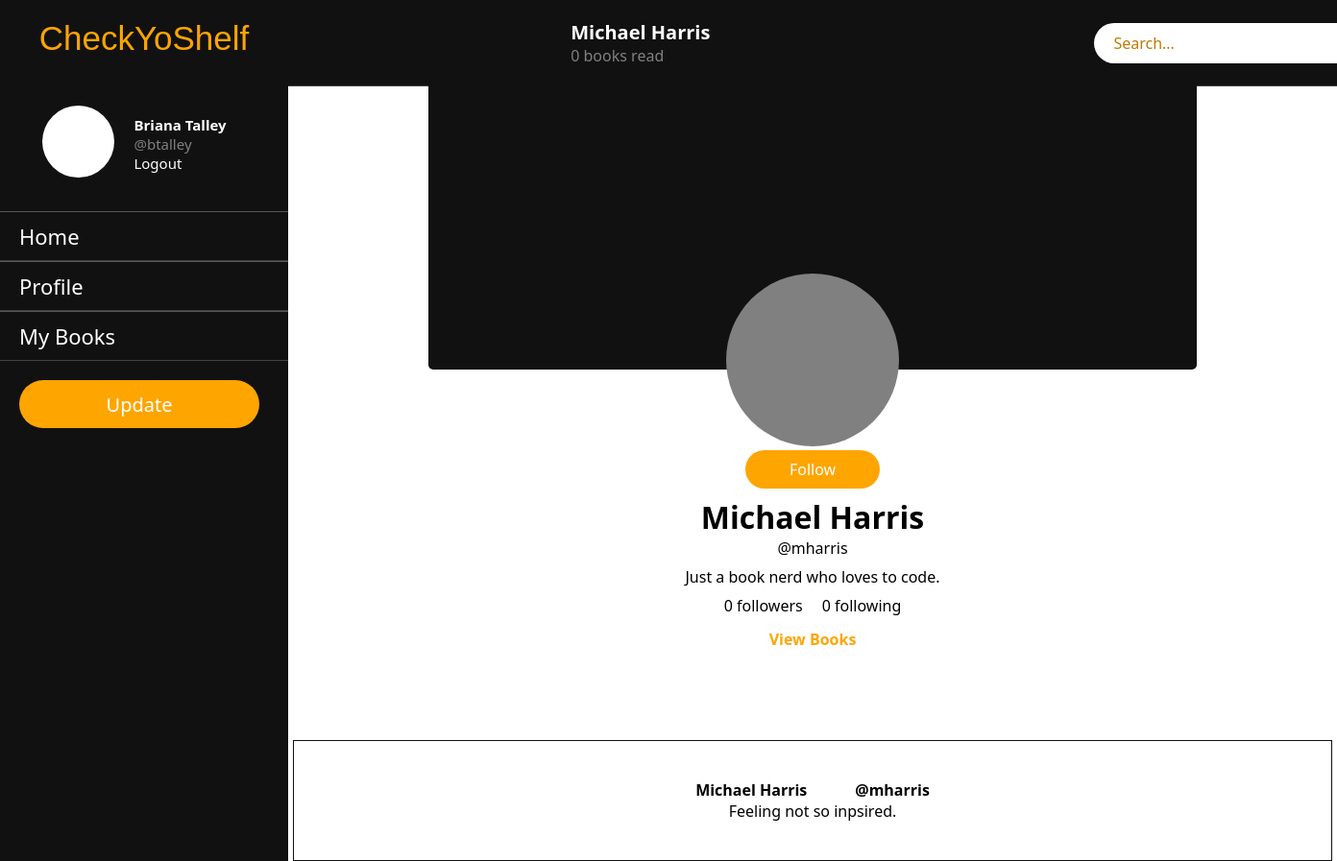
Page /mharris/ (signed in) on the committed database.
### app/models.py (models this page shows, shortened)
class Profile(models.Model):
    user = models.OneToOneField(User, on_delete=models.CASCADE, primary_key=True)
    name = models.CharField(max_length=200)
    bio = models.TextField(blank=True)
    followers = []
    following = []

class Post(models.Model):
    profile = models.ForeignKey(
        Profile, on_delete=models.CASCADE, null=True, blank=True
    )
    text = models.TextField()
    date = models.DateField(null=True, blank=True)
    likes = 0
    times_shared = 0

### app/views.py (the view)
# urls.py: path("<str:username>/", profile_view, name="profile"),
@login_required(login_url="login")
def profile_view(request, username):
    context = {}
    current_user = request.user
    my_profile = Profile.objects.get(user=current_user)
    try:
        user = User.objects.get(username=username)
        profile = Profile.objects.get(user=user)
        posts = Post.objects.filter(profile=profile)
        bookshelf = Bookshelf.objects.get(profile=profile, name="Read")
        read_books = bookshelf.books.all()
        books_read = read_books.count()
        follower_count = len(profile.followers)
        following_count = len(profile.following)
    except:
        user = None
        profile = None
        posts = None
        bookshelf = None
        read_books = None
        books_read = 0
        follower_count = 0
        following_count = 0
    result = ""
    if books_read == 1:
        result = f"{books_read} book read"
    else:
        result = f"{books_read} books read"
    context["current_user"] = current_user
    context["my_profile"] = my_profile
    context["user"] = user
    context["profile"] = profile
    context["result"] = result
    context["follower_count"] = follower_count
    context["following_count"] = following_count
    context["posts"] = posts
    return render(request, "profile.html", context)

### app/templates/profile.html (shortened to what this page needs)
{% extends "base.html" %}  {% block content %}
<div class="profile-nav">
  <div class="info">
    <div class="name">
      <p>{{ profile.name }}</p>
    </div>
    <div class="books-read">
      <p>{{ result }}</p>
    </div>
  </div>
  <div class="corner-search-bar">
    <input type="text" placeholder="Search..." />
  </div>
</div>
<div class="profile-card">
  <div class="photos">
    <span class="cover-photo"></span>
    <span class="profile-photo"></span>
  </div>
  <div class="details-container">
    <ul>
      <li>
        <div class="profile-btn">
          {% if current_user != user %}
          <a href="">Follow</a>
          {% else %}
          <a href="{% url "edit_profile" %}">Edit Profile</a>
          {% endif %}
        </div>
      </li>
      <li>
        <div class="user-details">
          <h1 class="name">{{ profile.name }}</h1>
          <p class="username">@{{ profile.user }}</p>
        </div>
      </li>
      <li>
        <div class="bio">
          <p>{{ profile.bio }}</p>
        </div>
      </li>
      <li>
        <div class="followers">
          <p>{{ follower_count }} followers</p>
          <p>{{ following_count }} following</p>
        </div>
      </li>
      <li>
        <div class="profile-books-btn">
          <a href="{% url "bookshelves" profile.user %}">View Books</a>
        </div>
      </li>
    </ul>
  </div>
</div>
<div class="profile-content">
  <div class="post">
    {% for post in posts %}
    <div class="profile-info">
      <p>{{ profile.name }}</p>
      <p>@{{ profile.user }}</p>
    </div>
    <p>{{ post.text }}</p>
    {% endfor %}
  </div>
</div>
{% endblock content %}

### app/templates/base.html (shortened to what this page needs)
{% load static %}
<!DOCTYPE html>
<html lang="en">
  <head>
    <link rel="stylesheet" href="{% static "styles.css" %}">
  </head>
  <body>
    <div class="wrapper">
      <div class="side-nav">
        <div class="logo">
          <p>CheckYoShelf</p>
        </div>
        <div class="profile-section">
          <div class="profile-pic">
            <span></span>
          </div>
          <div class="user-info">
            <p class="name">{{ my_profile.name }}</p>
            <p class="username">@{{ current_user }}</p>
            <a href="{% url "logout" %}">Logout</a>
          </div>
        </div>
        <ul>
          <li><a href="{% url "home" %}">Home</a></li>
          <li><a href="{% url "profile" current_user %}">Profile</a></li>
          <li><a href="{% url "bookshelves" current_user %}">My Books</a></li>
        </ul>
        <div class="btn-container">
          <div class="btn">
            <a href="{% url "make_post" current_user %}">Update</a>
          </div>
        </div>
      </div>
      <div class="main-content">{% block content %}{% endblock content %}</div>
    </div>
  </body>
</html>

### app/static/styles.css (style rules this page uses)
* { margin: 0; padding: 0; list-style: none; text-decoration: none; font-family: 'Segoe UI', Tahoma, Geneva, Verdana, sans-serif; }
.wrapper { display: flex; position: relative; }
.wrapper .side-nav { height: 100%; width: 300px; position: fixed; background-color: #111; }
.wrapper .side-nav .logo { padding: 20px; text-align: center; }
.wrapper .side-nav .logo p { font-size: 35px; font-family: 'Franklin Gothic Medium', 'Arial Narrow', Arial, sans-serif !important; color: orange; }
.wrapper .side-nav .profile-section { display: flex; justify-content: center; align-items: center; padding: 20px; }
.wrapper .side-nav .profile-section .user-info { font-size: 15px; padding: 20px; }
.wrapper .side-nav .profile-section .user-info .name { color: white; font-weight: bold; }
.wrapper .side-nav .profile-section .user-info .username { color: gray; }
.wrapper .side-nav .profile-section .user-info a { color: white; transition: .3s; }
.wrapper .side-nav .profile-section span { height: 75px; width: 75px; background-color: white; display: inline-block; border-radius: 50px; }
.wrapper .side-nav ul li { padding: 10px 10px 10px 20px; border-bottom: 1px solid #434242; border-top: 1px solid #565656; transition: .3s; }
.wrapper .side-nav ul li a { font-size: 22px; color: white; display: block; }
.wrapper .btn-container { padding: 20px; }
.wrapper .btn-container .btn { height: 40px; width: 150px; padding: 5px 50px; background-color: orange; display: flex; justify-content: center; align-items: center; border-radius: 35px; transition: .3s; }
.wrapper .btn-container .btn a { font-size: 20px; font-weight: 500; color: white; display: block; }
.wrapper .main-content { width: 100%; margin-left: 300px; }
::placeholder { color: rgb(186, 124, 8); }
.wrapper .main-content .profile-nav { position: fixed; display: flex; justify-content: center; align-items: center; width: 100%; background-color: #111; border-bottom: 1px solid #434242; padding: 20px; gap: 400px; }
.wrapper .main-content .profile-nav .info .name { font-size: 20px; font-weight: bold; color: white; }
.wrapper .main-content .profile-nav .info .books-read { color: gray; }
.wrapper .main-content .profile-nav .corner-search-bar { width: 20%; padding: 10px; background-color: white; border-radius: 30px; }
.wrapper .main-content .profile-nav .corner-search-bar input[type=text] { width: 95%; font-size: 16px; margin-left: 10px; border: none; outline: none; background: transparent; color: orange; }
.wrapper .main-content .profile-card { padding: 85px 60px; }
.wrapper .main-content .profile-card .photos { position: relative; display: flex; justify-content: center; }
.wrapper .main-content .profile-card .photos .cover-photo { position: relative; height: 300px; width: 800px; background-color: #111; border-radius: 5px; }
.wrapper .main-content .profile-card .photos .profile-photo { position: absolute; height: 180px; width: 180px; background-color: gray; border-radius: 100px; margin-top: 200px; }
.wrapper .main-content .profile-card .details-container { margin-top: 80px; text-align: center; display: flex; justify-content: center; }
.wrapper .main-content .profile-card .details-container ul li { padding: 4px; display: flex; justify-content: center; }
.wrapper .main-content .profile-card .details-container .followers { display: flex; justify-content: center; align-items: center; gap: 20px; }
.wrapper .main-content .profile-card .details-container .profile-books-btn { border-radius: 35px; padding: 5px 2px; transition: .3s; }
.wrapper .main-content .profile-card .details-container .profile-books-btn a { color: orange; font-weight: bold; }
.wrapper .main-content .profile-card .profile-btn { height: 20px; width: 80px; padding: 10px 30px; background-color: orange; display: flex; justify-content: center; align-items: center; border-radius: 35px; transition: .3s; }
.wrapper .main-content .profile-card .profile-btn a { color: white; font-weight: 500; }
.wrapper .main-content .profile-content { display: flex; justify-content: center; }
.wrapper .main-content .profile-content .post { padding: 40px; text-align: center; border: 1px solid #111; width: 1000px; }
.wrapper .main-content .profile-content .post .profile-info { display: flex; align-items: center; justify-content: center; gap: 50px; font-weight: bold; }

### rows in the picture
Profile: name "Briana Talley"
Profile: name "Michael Harris", user "mharris", bio "Just a book nerd who loves to code."
Post: text "Feeling not so inpsired."

### other values in the picture
{{ current_user }} "btalley"
{{ result }} "0 books read"
{{ follower_count }} "0"
{{ following_count }} "0"
